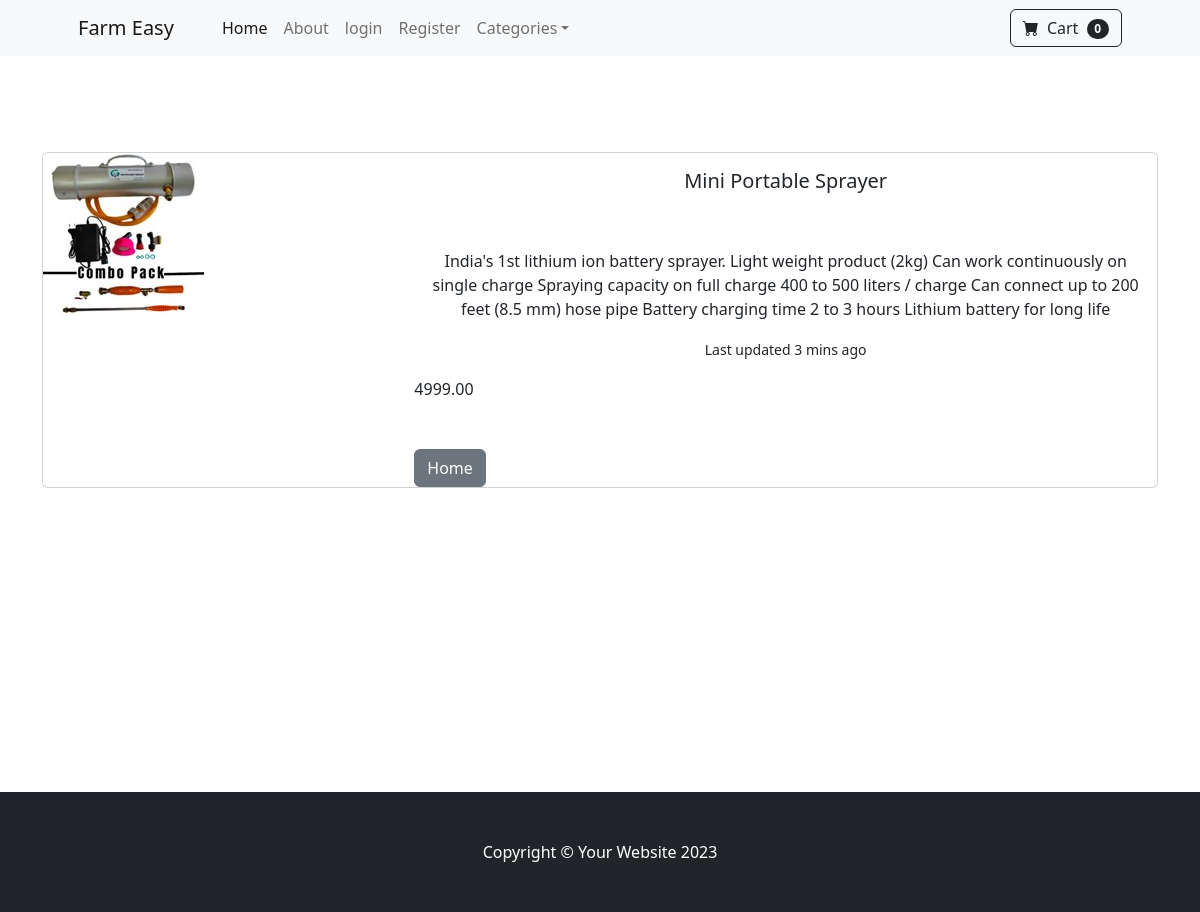
Page /product/6 on the committed database.
### playground/models.py (models this page shows, shortened)
class Product(models.Model):
    name=models.CharField(max_length=10000)
    price=models.DecimalField(default=0, decimal_places=2, max_digits=9)
    category=models.ForeignKey(Category, on_delete=models.CASCADE, default=1)
    description=models.TextField(max_length=10000, default="", blank=True, null=True)
    image=models.ImageField(upload_to='uploads/products/')
    is_sale=models.BooleanField(default=False)
    sale_price=models.DecimalField(default=0, decimal_places=2, max_digits=9)

### playground/views.py (the view)
# urls.py: path('product/<int:pk>', views.product, name='product'),
def product(request,pk):
    product= Product.objects.get(id=pk)
    return render(request, 'product.html', {'product': product})

### playground/templates/product.html (shortened to what this page needs)
{% extends 'base.html' %}
{% block content %}
<div class="container">
   <br/><br/><br/><br/>
   <div class="card mb-3" style="max-width: 2000px; max-height: 1500  px;">
    <div class="row g-0">
      <div class="col-md-4">
        <img src="{{product.image.url}}" class="img-fluid rounded-start" style="max-width: 400px;" alt="...">
      </div>
      <div class="col-md-8">
        <div class="card-body">
          <center>
          <h5 class="card-title">{{product.name}}</h5>
          <br/><br/>
          <p class="card-text justified">{{ product.description }}</p>
          <p class="card-text"><small class="text-body-secondary">Last updated 3 mins ago</small></p>
        </div>
        {% if product.is_sale %}
        <div class="card-body p-4">
          <div class="text-center">
              <h5 class="fw-bolder">{{product.name}}</h5>
              <strike>
              Rs {{product.price}}
              </strike> &nbsp; Rs {{product.sale_price}}
        {% else %}
        {{ product.price }}
        {% endif %}
        <br/><br/><br/>
        <a href ="{% url 'hello' %}" class="btn btn-secondary">Home</a>
      </div>
    </div>
  </div>
</div>
<br/><br/><br/> <br/><br/><br/> <br/><br/><br/> <br/><br/><br/>
{% endblock %}

### rows in the picture
Product: image (picture), name "Mini Portable Sprayer", description "India's 1st lithium ion battery sprayer. Light weight product (2kg) Can work continuously on single charge Spraying capacity on full charge 400 to 500 liters / charge Can connect up to 200 feet (8.5 mm) hose pipe Battery charging time 2 to 3 hours Lithium battery for long life", price "4999.00"
